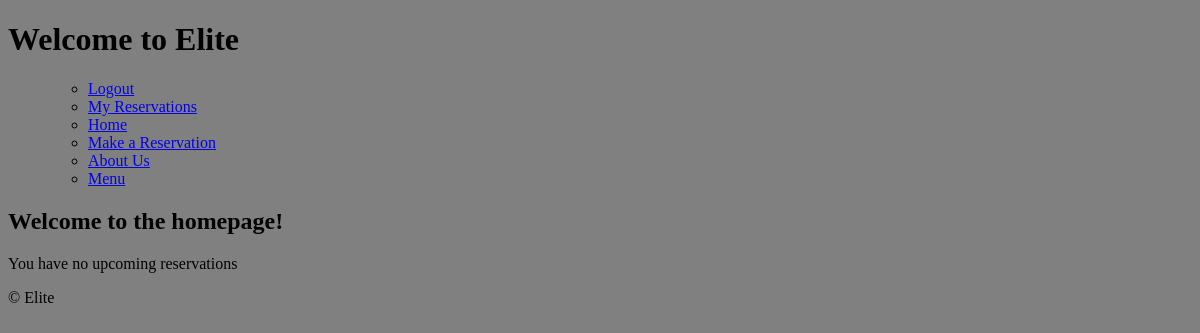
The app's page / (signed in), older data.
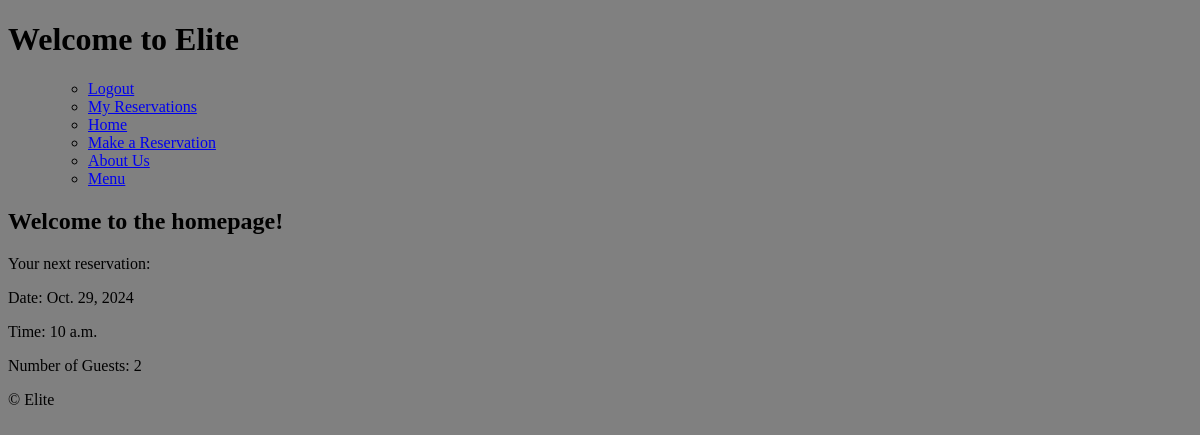
The same page, newer data.
### reservations/models.py (models this page shows, shortened)
class Reservation(models.Model):
    user = models.ForeignKey(User, on_delete=models.CASCADE)  # Link to User model
    name = models.CharField(max_length=100)
    email = models.EmailField()
    phone_number = models.CharField(max_length=15)
    number_of_guests = models.IntegerField()
    date = models.DateField()
    time = models.TimeField()
    special_occasion = models.CharField(max_length=200, blank = True)

### home/views.py (the view)
# urls.py: path('', home_views.homepage, name='home'),  # Home page
def homepage(request):
    now = timezone.now()
    next_reservation = None # for not logged in users
    if request.user.is_authenticated: # check if logged in
        next_reservation = Reservation.objects.filter(user=request.user,date__gte=now.date()).order_by('date', 'time').first()
    return render(request, 'home/index.html', {'next_reservation': next_reservation})

### templates/home/index.html (shortened to what this page needs)
{% extends 'base.html' %}
{% block content %}
    <h2>Welcome to the homepage!</h2>
    {% if next_reservation %}
        <p>Your next reservation:</p>
        <p>Date: {{ next_reservation.date }}</p>
        <p>Time: {{ next_reservation.time }}</p>
        <p>Number of Guests: {{ next_reservation.number_of_guests }}</p>
    {% else %}
        <P>You have no upcoming reservations</P>
    {% endif %}
{% endblock %}

### templates/base.html (shortened to what this page needs)
{% load static %}
{% url 'account_login' as login_url %}
{% url 'account_signup' as signup_url %}
{% url 'account_logout' as logout_url %}
<!DOCTYPE html>
<html lang="en">
<head>
    {% include 'partials/head.html' %}
</head>
<body>
    {% include 'partials/header.html' %}
    {% include 'partials/navbar.html' %}
    <div class="content">
        {% block content %}{% endblock %}
    </div>
    {% include 'partials/footer.html' %}
</body>
</html>

### templates/partials/head.html (shortened to what this page needs)
{% load static %}
<link rel="stylesheet" href="{% static 'css/style.css' %}">

### templates/partials/header.html
<header>
    <h1>Welcome to Elite</h1>
</header>

### templates/partials/navbar.html (shortened to what this page needs)
<nav>
    <ul>
        <nav>
            <ul>
                {% if user.is_authenticated %}
                <li>
                    <a class="nav-link {% if request.path == logout_url %}active{% endif %}" aria-current="page"
                        href="{% url 'account_logout' %}">Logout</a>
                </li>
                <li>
                    <a class="nav-link {% if request.path == 'my_reservations' %}active{% endif %}" aria-current="page"
                       href="{% url 'my_reservations' %}">My Reservations</a>
                </li>
                {% endif %}
                <li><a href="{% url 'home' %}">Home</a></li>
                <li><a href="{% url 'make_reservation' %}">Make a Reservation</a></li>
                <li><a href="{% url 'about_us' %}">About Us</a></li>
                <li><a href="{% url 'menu' %}">Menu</a></li>
            </ul>
        </nav>
    </ul>
</nav>

### templates/partials/footer.html (shortened to what this page needs)
    <p>&copy; Elite</p>

### static/css/style.css (style rules this page uses)
body { background-color: grey; }

Row changes from the older to the newer data that the page shows:
now on this page (row edited): Reservation: date "Oct. 29, 2024", time "10 a.m.", number_of_guests "2"
Text that changed along with them:
text no longer shown: "You have no upcoming reservations"
text now shown: "Your next reservation: Date: Time: Number of Guests:"
